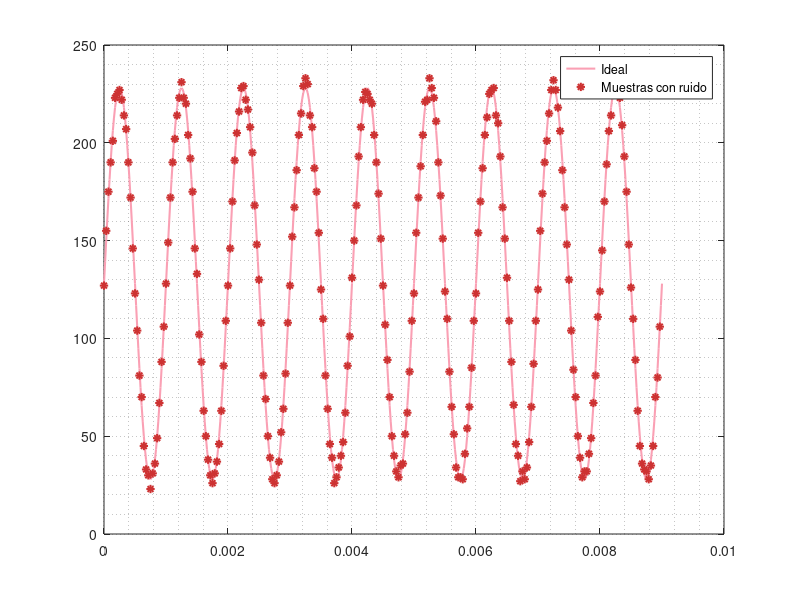

This chart was generated by the following MATLAB code:
close all;
clear all;
clc;

pinky  = [250, 160, 180]/255;
blue   = [ 50,  50, 205]/255;
red    = [205,  50,  50]/255;

%|//////////////////////////////////////|\\\\\\\\\\\\\\\\\\\\\\\\\\\\\\\\\\\\\|%
%|/////////////////////////////| Configuraciones |\\\\\\\\\\\\\\\\\\\\\\\\\\\\|%
%|//////////////////////////////////////|\\\\\\\\\\\\\\\\\\\\\\\\\\\\\\\\\\\\\|%
N_PERIODS_TO_SAMPLE = 9;
SAMPLES_PER_PERIOD = 28;
SAMPLES_TABLE_LEN = N_PERIODS_TO_SAMPLE * SAMPLES_PER_PERIOD;
b = 8;           # bits de trabajo

f = 1e3;         # frecuencia de la onda: 1 kHz
T = 1/f;         # período de la onda
A = 100;         # amplitud de la onda
Nl = 5;          # nivel de ruido, valor pico
off = 128;       # nivel de offset

Ts = T/SAMPLES_PER_PERIOD; # período de muestreo
fs = 1/Ts;                 # frecuencia de muestreo


%||||||||||||||||||||||||||||||||||||||||||||||||||||||||||||||||||||||||||||||%
%|||||||||||||||||||||||||||||||| Procesamiento |||||||||||||||||||||||||||||||%
%||||||||||||||||||||||||||||||||||||||||||||||||||||||||||||||||||||||||||||||%

%------------------------------------ Ideal -----------------------------------%
t0 = 0:Ts/2:N_PERIODS_TO_SAMPLE*T;
y0 = off + A*sin(2*pi*f*t0);

%---------------------------------- Muestras ----------------------------------%
t = 0:Ts:N_PERIODS_TO_SAMPLE*T-Ts;
n = numel(t);
y = round(off+ A*sin(2*pi*f*t) + 2*Nl*rand(1, n)-Nl);


%|//////////////////////////////////////|\\\\\\\\\\\\\\\\\\\\\\\\\\\\\\\\\\\\\|%
%|/////////////////////////////////| Gráfico |\\\\\\\\\\\\\\\\\\\\\\\\\\\\\\\\|%
%|//////////////////////////////////////|\\\\\\\\\\\\\\\\\\\\\\\\\\\\\\\\\\\\\|%
plot(t0, y0, 'linewidth', 1.5, 'color', pinky, '-;Ideal;');
hold on;
plot(t, y, 'linewidth', 1.5, 'color', red, '*;Muestras con ruido;');
grid minor;

%|//////////////////////////////////////|\\\\\\\\\\\\\\\\\\\\\\\\\\\\\\\\\\\\\|%
%|/////////////////////////////| Salida de tabla |\\\\\\\\\\\\\\\\\\\\\\\\\\\\|%
%|//////////////////////////////////////|\\\\\\\\\\\\\\\\\\\\\\\\\\\\\\\\\\\\\|%
c = 12; # cantidad de valores por línea
printf('%d valores (%d por línea):\n', n, c);
for k = 1:n
    if (rem(k-1, c) == 0)
        printf('    .db ')
    endif

    x = y(k);
    if (x < 0)
        x = bitcmp(-x, b) + 1; # complemento a 2 en 8 bits
    endif
    printf("0x%02X", x)

    if (rem(k-1, c) == c-1 || k == n)
        printf('\n')
    else
        printf(', ')
    endif
endfor
printf('\n');
